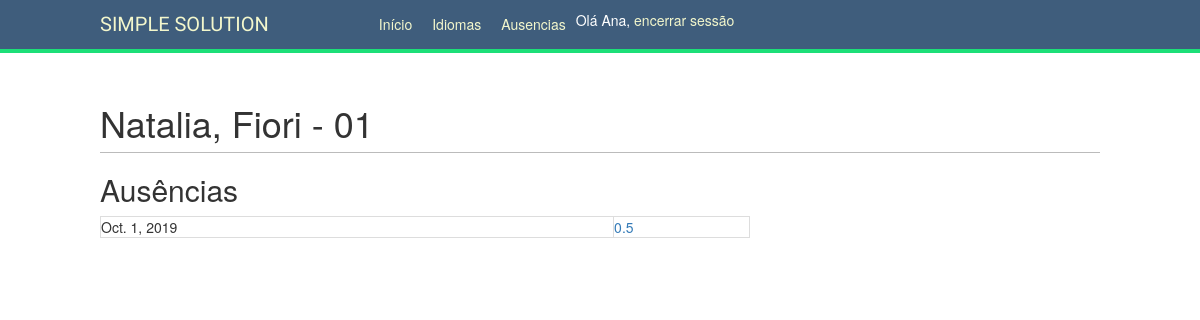
Screenshot of /school/absences/student/2/ (signed in) with the database file from the repository.
### school/models.py (models this page shows)
class Student(models.Model):
    profile = models.OneToOneField(Profile,
                                   on_delete=models.PROTECT,
                                   primary_key=True)
    code = models.CharField(max_length=25, blank=False, auto_created=True)
    careers = models.ManyToManyField(Career, blank=True)
    def __str__(self):
        return '{} - {}'.format(self.profile, self.code)

class Absences(models.Model):
    HALF_ABS = '.5'
    FULL_ABS = '01'
    ABSENCES_MAP = {
        HALF_ABS: '0.5',
        FULL_ABS: '1'
    }
    ABSENCES_CHOICES = (
        (HALF_ABS, ABSENCES_MAP[HALF_ABS]),
        (FULL_ABS, ABSENCES_MAP[FULL_ABS])
    )
    absence_creator = models.ForeignKey(Profile, on_delete=models.PROTECT)
    student = models.ForeignKey(Student, on_delete=models.PROTECT)
    date = models.DateField(db_index=True, help_text='mm/dd/yy')
    created = models.DateTimeField(auto_now_add=True)
    absence = models.CharField(
        max_length=2,
        choices=ABSENCES_CHOICES
    )
    def __str__(self):
        return self.ABSENCES_MAP[self.absence]

### account/models.py (models this page shows)
class Profile(models.Model):
    PROFESSOR = 'PR'
    STUDENT = 'ST'
    ADMIN = 'AD'
    PROFILE_TYPE_CHOICES = (
        (PROFESSOR, 'Professor'),
        (STUDENT, 'Student'),
        (ADMIN, 'Admin')
    )
    user = models.OneToOneField(settings.AUTH_USER_MODEL, on_delete=models.PROTECT)
    date_of_birth = models.DateField(blank=True, null=True, help_text='mm/dd/yy')
    address = models.CharField(max_length=255, blank=True)
    phone = models.CharField(max_length=255, blank=True)
    created = models.DateTimeField(auto_now_add=True)
    profile_type = models.CharField(
        max_length=2,
        choices=PROFILE_TYPE_CHOICES,
    )
    def __str__(self):
        return '{}, {}'.format(self.user.first_name, self.user.last_name)

### school/views.py (the view)
# urls.py: path('absences/student/<int:student_id>/', views.student_absences_detail, name='student_absences_detail'),
@login_required
@user_passes_test(lambda user: user.profile.profile_type == Profile.PROFESSOR)
def student_absences_detail(request, student_id):
    student = get_object_or_404(Student, pk=student_id)
    return render(request, 'school/absences/student/detail.html', {'section': 'absences',
                                                                   'student': student})

### school/templates/school/absences/student/detail.html (shortened to what this page needs)
{% extends "base.html" %}
{% block content %}
    <h1>{{ student }}</h1>
    <h2>Ausências</h2>
    <table style="width:65%">
        {% for absence in student.absences_set.all %}
            <tr>
                <td>{{ absence.date }}</td>
                <td><a href="{% url "absence_edit" absence.pk %}">{{ absence }}</a></td>
            </tr>
        {% endfor %}
    </table>
{% endblock %}

### account/templates/base.html (shortened to what this page needs)
{% load staticfiles %}
<!DOCTYPE html>
<html>
<head>
    <link href="{% static "css/base.css" %}" rel="stylesheet">
	<link rel="stylesheet" href="//maxcdn.bootstrapcdn.com/bootstrap/3.2.0/css/bootstrap.min.css">
	<link rel="stylesheet" href="//maxcdn.bootstrapcdn.com/bootstrap/3.2.0/css/bootstrap-theme.min.css">
</head>
<body>
    <div id="header">
        <span class="logo">SIMPLE SOLUTION</span>
        {% if request.user.is_authenticated %}
        <ul class="menu">
            <li {% if section == "dashboard" %}class="selected"{% endif %}><a href="{% url "dashboard" %}">Início</a></li>
            {% if request.user.profile %}
                {% if request.user.profile.profile_type == request.user.profile.PROFESSOR %}
                    <li {% if section == "subjects" %}class="selected"{% endif %}><a href="{% url "professor_subjects_list" %}">Idiomas</a></li>
                    <li {% if section == "absences" %}class="selected"{% endif %}><a href="{% url "absences_list" %}">Ausencias</a></li>
                {% endif %}
            {% endif %}
        </ul>
        {% endif %}
        <span class="user">
        {% if request.user.is_authenticated %}
            Olá {{ request.user.first_name }}, <a href="{% url "logout" %}">  encerrar sessão</a>
        {% else %}
            <a href="{% url "login" %}">Iniciar sessão</a>
        {% endif %}
        </span>
    </div>
    <div id="content">
        {% block content %}
        {% endblock %}
    </div>
</body>
</html>

### account/static/css/base.css (style rules this page uses)
body { margin:0; padding:0; font-family:helvetica, sans-VITRif; }
a { color:#120a8f; text-decoration:none; }
h1, h2, h3, h4, h5 , h6 { font-family: 'Muli', sans-VITRif; font-weight:normal; }
h1 { border-bottom:1px solid #bbb; padding:0 0 10px 0; margin:10px 0 20px 0; }
h2 { margin:30px 0 20px; }
#header { padding:10px 100px; font-size:14px; background:#3F5D7C; color:#fff; border-bottom:4px solid #1cdf78; overflow:auto; }
#header .logo { font-family: 'Muli', sans-VITRif; float:left; color:#f3f7cc; font-size:20px; margin-right:10%; }
#header ul.menu { list-style:none; float:left; margin:0; padding:0; }
#header ul.menu li { float:left; padding:4px 10px; }
#header a { color:#f3f7cc; }
#content { padding:30px 100px; }
td, th { border: 1px solid #dddddd; text-align: left; padding: 8px; }

### rows the page displays
Student: profile_id+code "Natalia, Fiori - 01"
Absences: date "Oct. 1, 2019", absence "0.5"

### other values shown
{{ request.user.first_name }} "Ana"
